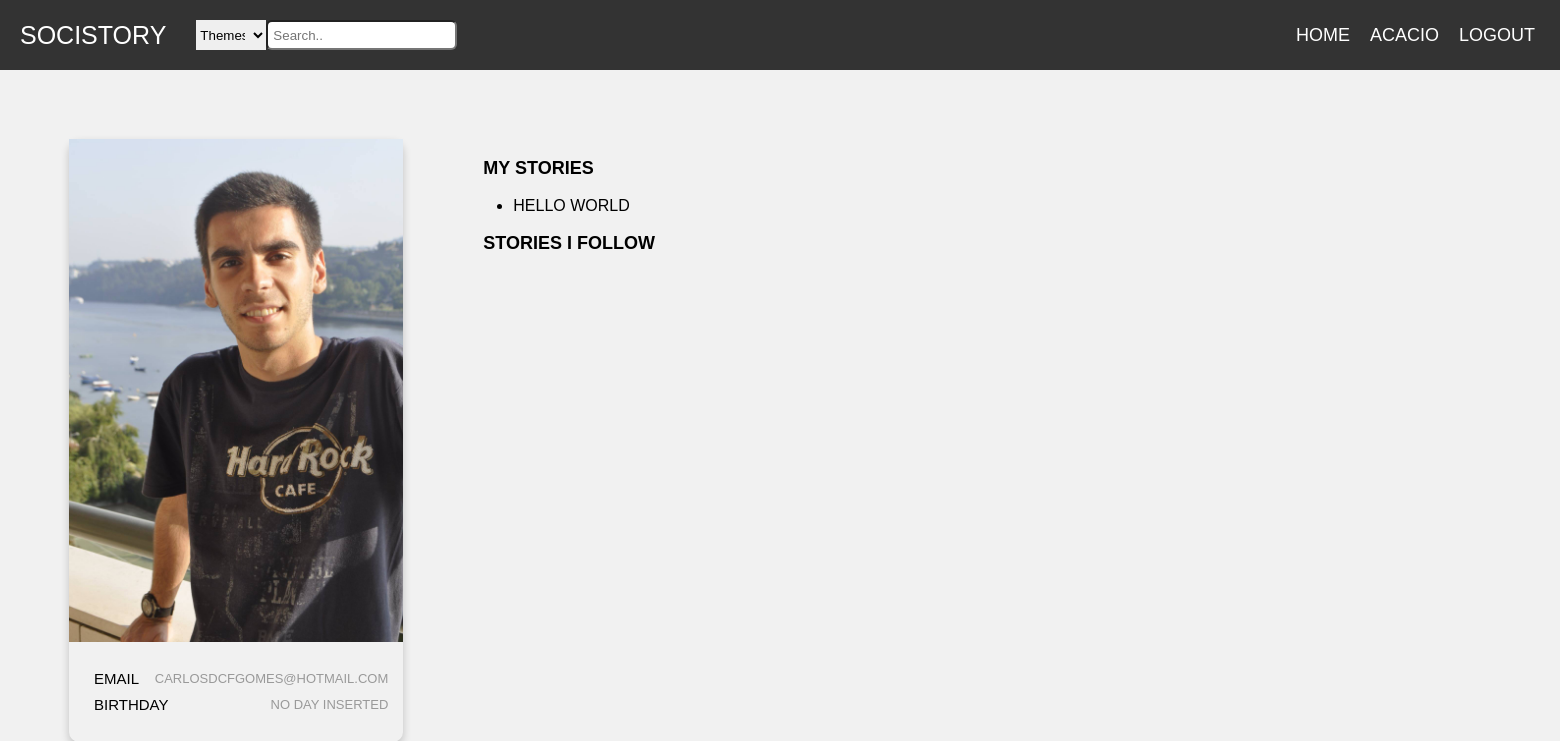
/pages/profilePage.php?username=Daniel (signed in), run on the app's committed database.
### tables this page shows
CREATE TABLE users(
  username VARCHAR PRIMARY KEY,
  email VARCHAR UNIQUE,
  password VARCHAR(254) NOT NULL,
  salt VARCHAR(32) NOT NULL,
  birthday DATE,
  img VARCHAR
);

CREATE TABLE stories(
  entity_id INTEGER PRIMARY KEY REFERENCES entities,
  username VARCHAR NOT NULL REFERENCES users,
  title TEXT NOT NULL, 
  body TEXT NOT NULL,
  hour DATETIME NOT NULL,
  UNIQUE(username, title, body)
);

### database/db_comments.php (called while the page is built, shortened)
<?php
    function getUsernameInfo($username){
    $db = Database::instance()->db();
    $stmt = $db->prepare('SELECT *, rowid FROM users where username = ?');
    $stmt->execute(array($username));
    return $stmt->fetch();
    }
  function myStories($username) {
    $db = Database::instance()->db();
    $stmt = $db->prepare('SELECT title FROM stories WHERE username = ?');
    $stmt->execute(array($username));
    return $stmt->fetchAll();
  }
?>

### pages/profilePage.php (the view, shortened to what this page needs)
<?php
include_once('../templates/common.php');
include_once('../database/db_comments.php');
$profileInfo = getUsernameInfo($_GET['username']);
$mystories = myStories($_GET['username']);
    ?>
 <link rel="stylesheet" href="../css/profilePage.css">
<div class="container">
    <div class="card">
            <img src="<?=$profileInfo['img']?>" alt="MyImg" style="width:100%">
        <div style="margin: 24px 0;">
            <ul class="single-category">
                <li class="row">
                    <h6 class="email">Email</h6>
                    <span> <?=$profileInfo['email']?></span> </li>
                <li class="row">
                    <h6 class="birthday">Birthday</h6>
                    <span> <?=$profileInfo['birthday'] ? $profileInfo['birthday'] :'No day inserted'?></span> </li>
            </ul>
            </div>
    </div>
    <section id="stories">
        <div class="container-story">
            <p class="profileinfo" id = myStories>
               <label for="myStories"> My Stories </label>
                <ul>
                    <?php
                    foreach($mystories as $story){
                        ?>
                        <li><?=$story['title']?> </li>
                    <?php }
                    unset($story) ?>
                </ul>
                    </p>
                    <p class="profileinfo" id ="myCommentedStories">
                    <label for="myCommentedStories"> Stories i follow </label>
                    </p>
                    </div>
                    </div>

### css/common.css (style rules this page uses)
* { box-sizing: border-box; }
body { margin: 0; font-family: Poppins, sans-serif; }

### css/mainPage.css (style rules this page uses)
body { font-family: Poppins-Regular, sans-serif; }
.row { display: -ms-flexbox; display: flex; -ms-flex-wrap: wrap; flex-wrap: wrap; }
body { margin: 0; padding: 0; font-family: Raleway; text-transform: uppercase; font-size: 11px; }

### css/profilePage.css (style rules this page uses)
html, body, .sidebar, .content-posts { height: 100%; }
body { font-size: 16px; font-family: Poppins, sans-serif; font-weight: normal; background-color: #f1f1f1; }
.container { width: 110%; padding-right:15px; padding-left:15px; }
p { margin-top: 0; display: block; margin-block-start: 1em; margin-block-end: 1em; margin-inline-start: 0px; margin-inline-end: 0px; }
.container { width: 100%; padding-right: 15px; padding-left: 15px; margin-right: auto; margin-left: auto; display: flex; margin-right: -15px; margin-left: -15px; }
section#stories { padding: 70; }
p#myStories { font-size: large; font-weight: 900; }
p#myCommentedStories { font-size: large; }
label { margin-bottom: 10px; margin-left: 10px; }
@media (min-width: 768px) { .container { max-width: 720px; } }
.card { box-shadow: 0 4px 8px 0 rgba(0, 0, 0, 0.2); margin: auto; text-align: center; font-family: arial; margin-top: 10%; margin-left: 10%; border-radius: 10px; width:60%; }
.row { display: -ms-flexbox; display: flex; justify-content: space-between; -ms-flex-wrap: wrap; flex-wrap: wrap; position: relative; right: 15; }
.card h6 { font-size: 15px; margin: 0px; padding-right: 0px; font-weight: normal; line-height: 26px; }
span { font-size: 13px; font-weight: normal; display: block; color: #999999; margin-top: 5px; }
ul.single-category { display: flex; flex-direction: column; }
.container-story { width: 1000%; }
.profileinfo label { font-weight: 900; }

### data on the page
users: img (picture), email "CARLOSDCFGOMES@HOTMAIL.COM"
stories: title "HELLO WORLD"

### other printed values
$username "ACACIO"
